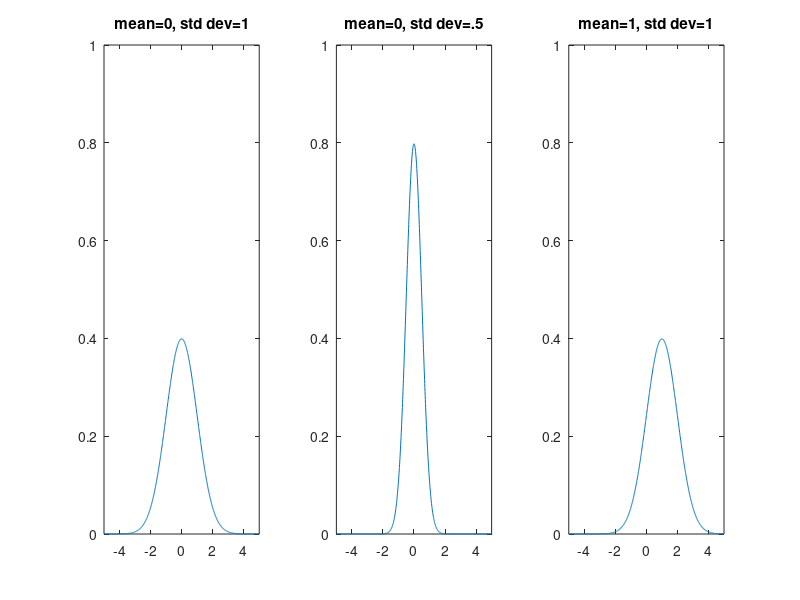

Here is the MATLAB script that generated this plot:
x=-5:0.01:5;
y=normpdf(x,0,1) ;
subplot(1,3,1) ;
plot(x,y);
axis([-5 5 0 1]) ;
title('mean=0, std dev=1') ;
y=-5:0.01:5;
y=normpdf(x,0,0.5) ;
subplot(1,3,2) ;
plot(x,y);
axis([-5 5 0 1]) ;
title('mean=0, std dev=.5') ;
x=-5:0.01:5;
y=normpdf(x,1,1) ;
subplot(1,3,3) ;
plot(x,y);
axis([-5 5 0 1]) ;
title('mean=1, std dev=1');
